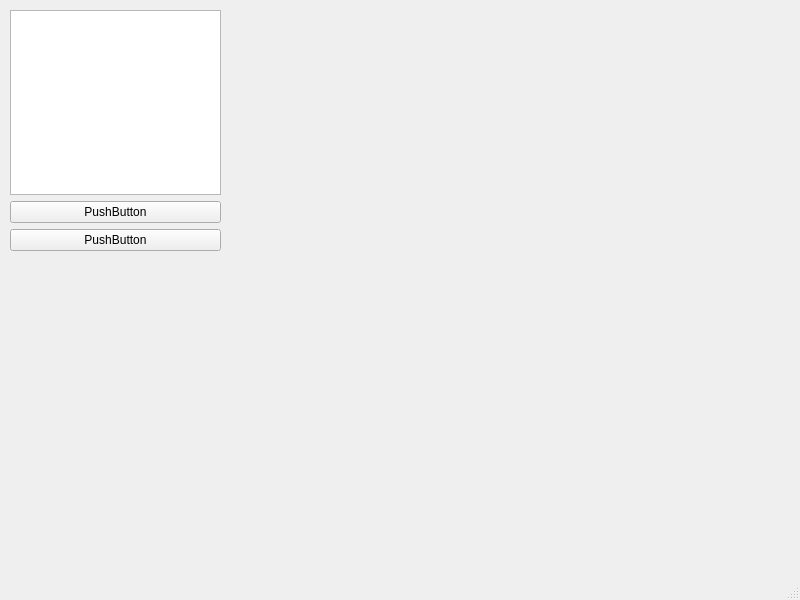
<?xml version="1.0" encoding="UTF-8"?>
<ui version="4.0">
 <class>MainWindow</class>
 <widget class="QMainWindow" name="MainWindow">
  <property name="geometry">
   <rect>
    <x>0</x>
    <y>0</y>
    <width>800</width>
    <height>600</height>
   </rect>
  </property>
  <property name="windowTitle">
   <string>MainWindow</string>
  </property>
  <widget class="QWidget" name="centralwidget">
   <widget class="QWidget" name="horizontalLayoutWidget">
    <property name="geometry">
     <rect>
      <x>10</x>
      <y>10</y>
      <width>211</width>
      <height>241</height>
     </rect>
    </property>
    <layout class="QVBoxLayout" name="verticalLayout">
     <item>
      <widget class="QTextEdit" name="textEdit"/>
     </item>
     <item>
      <widget class="QPushButton" name="pushButton">
       <property name="text">
        <string>PushButton</string>
       </property>
      </widget>
     </item>
     <item>
      <widget class="QPushButton" name="pushButton_2">
       <property name="text">
        <string>PushButton</string>
       </property>
      </widget>
     </item>
    </layout>
   </widget>
  </widget>
  <widget class="QMenuBar" name="menubar">
   <property name="geometry">
    <rect>
     <x>0</x>
     <y>0</y>
     <width>800</width>
     <height>20</height>
    </rect>
   </property>
  </widget>
  <widget class="QStatusBar" name="statusbar"/>
 </widget>
 <resources/>
 <connections/>
</ui>
